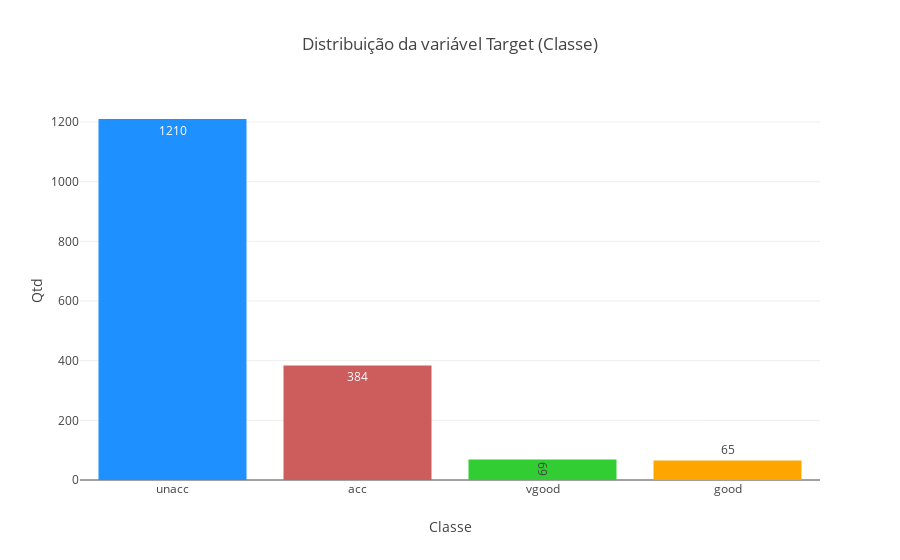

Notebook cell for this chart:
### Code cell
# Distribuição da variável Target

label = df_car['CLASS'].unique()
dados = df_car['CLASS'].value_counts()

trace = go.Bar(
            x =label,
            y =dados,
            textposition = 'auto',
            text=dados, 
            marker=dict(color=['dodgerblue', 'indianred', 'limegreen', 'orange' ]),  
            
            )

data = [trace]
layout = go.Layout(yaxis=dict(title='Qtd'),xaxis=dict(title='Classe', tickmode='linear'),title='Distribuição da variável Target (Classe)')
fig = go.Figure(data=data, layout=layout, )
py.iplot(fig, filename='grouped-bar' )

### Figure 1 — Plotly figure (JSON) as saved in the notebook; plotly's stock layout.template omitted (floating-point values rounded to 4 significant figures)
{"data": [{"marker": {"color": ["dodgerblue", "indianred", "limegreen", "orange"]}, "text": [1210, 384, 69, 65], "textposition": "auto", "type": "bar", "uid": "074262dd-7ca6-486c-b23e-121133773331", "x": ["unacc", "acc", "vgood", "good"], "y": [1210, 384, 69, 65]}], "layout": {"autosize": true, "title": {"text": "Distribuição da variável Target (Classe)"}, "xaxis": {"autorange": true, "range": [-0.5, 3.5], "tickmode": "linear", "title": {"text": "Classe"}, "type": "category"}, "yaxis": {"autorange": true, "range": [0, 1274.0], "title": {"text": "Qtd"}, "type": "linear"}}}
